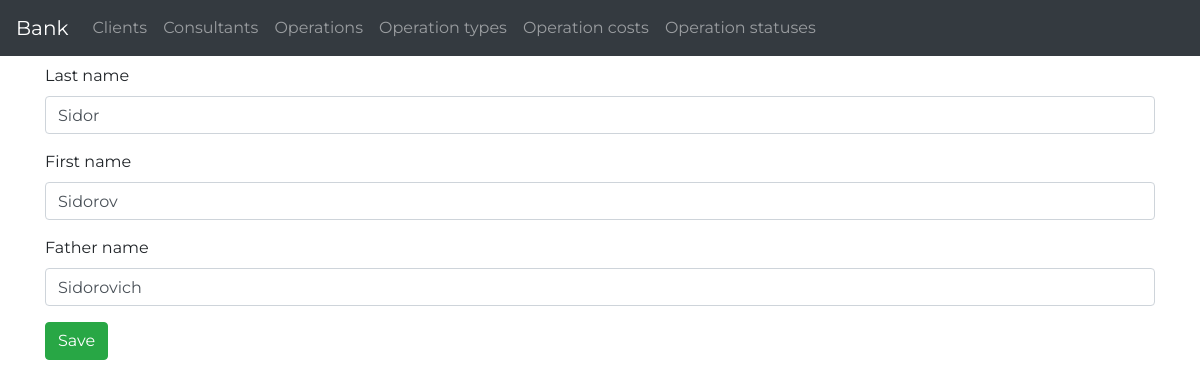
Page /bank/consultants/update/1/ on the committed database.
### basicapp/models.py (models this page shows, shortened)
class Consultant(models.Model):
    last_name = models.CharField(max_length=100)
    first_name = models.CharField(max_length=100)
    father_name = models.CharField(max_length=100, blank=True)

### basicapp/views.py (the view)
# urls.py: path('consultants/update/<int:pk>/', views.ConsultantUpdateView.as_view(), name='consultant-update'),
class ConsultantUpdateView(UpdateView):
    model = Consultant
    fields = '__all__'

### basicapp/templates/basicapp/consultant_form.html (shortened to what this page needs)
{% extends 'base.html' %}
{% load bootstrap4 %}
{% block content %}
  <form method="post">
    {% bootstrap_form form %}
    <input type="submit" class="btn btn-success" value="Save">
  </form>
{% endblock %}

### static/css/master.css (style rules this page uses)
body { font-family: 'Montserrat', sans-serif; }

### rows in the picture
Consultant: last_name "Sidor", first_name "Sidorov", father_name "Sidorovich"
